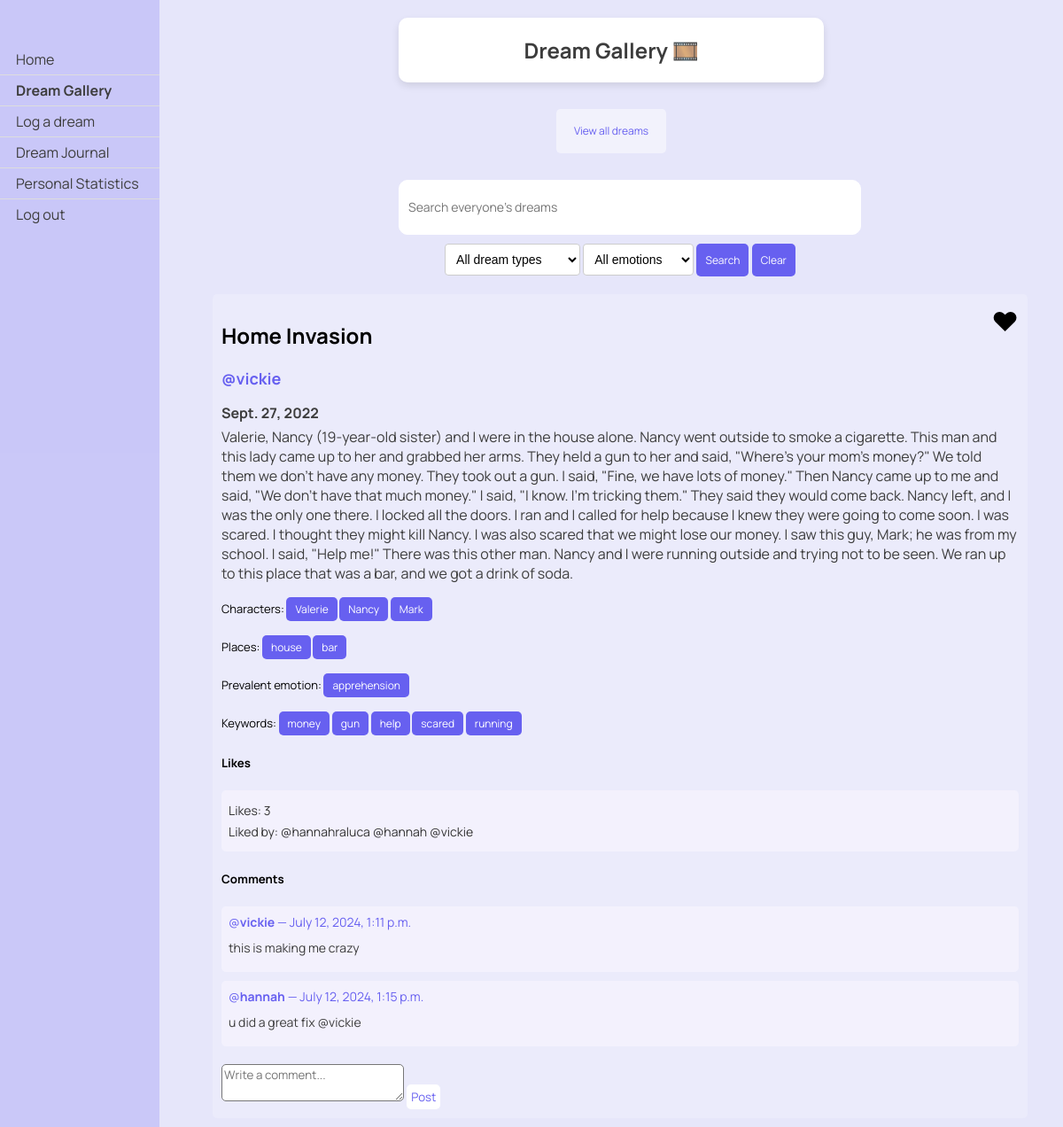
The app's page /dreams/view_liked (signed in), older data.
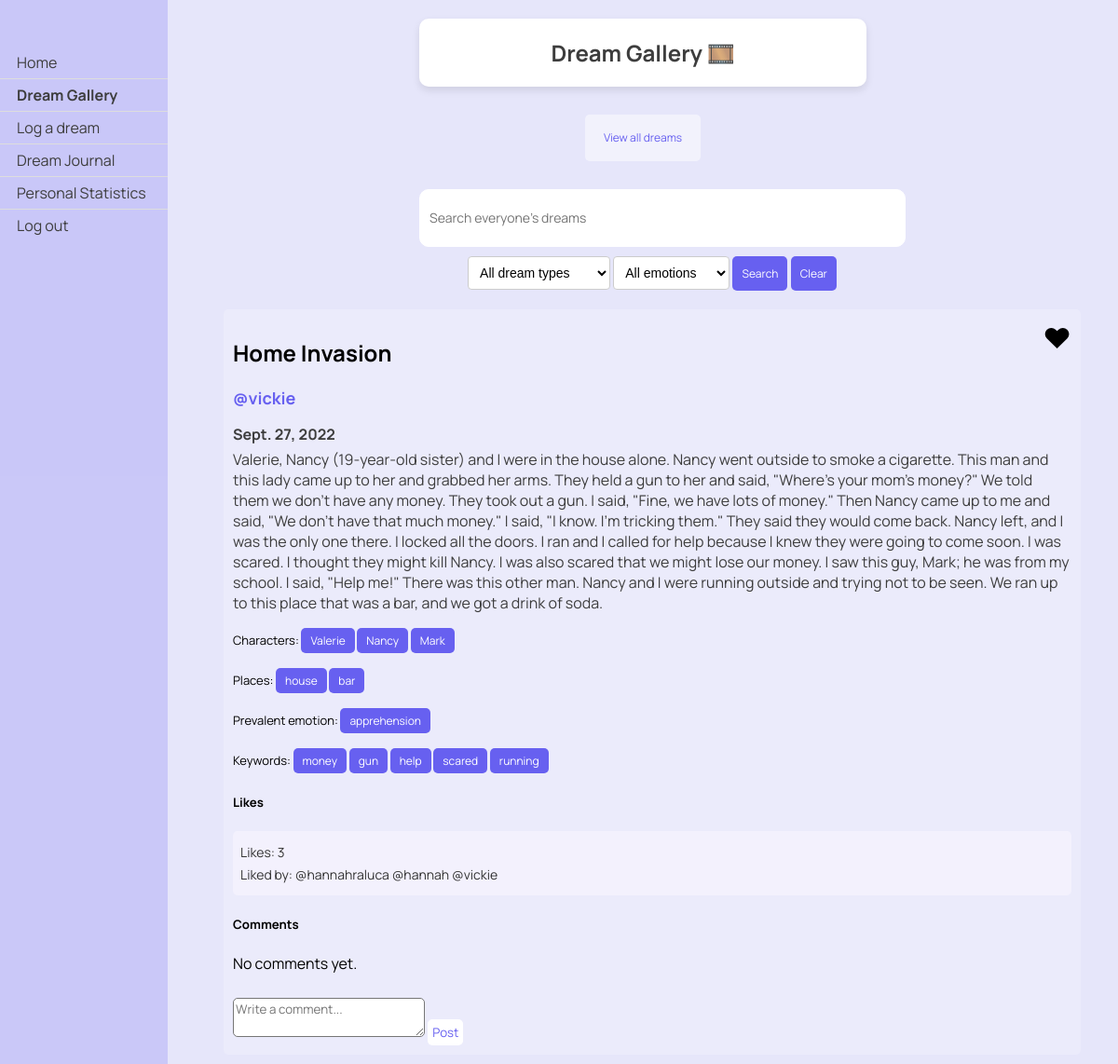
The same page, newer data.
### dreams/models.py (models this page shows, shortened)
class Dream(models.Model):
    classification_options = [
        ('0', 'Nightmare'),
        ('1', 'Mundane Dream'),
        ('2', 'Lucid Dream'),
        ('3', 'Existential Dream'),
    ]
    user = models.ForeignKey(User, on_delete=models.CASCADE)
    date = models.DateField()
    time = models.TimeField(default=timezone.now())
    content = models.TextField()
    shared = models.BooleanField(default=False)
    anon = models.BooleanField(default=False)
    processed = models.BooleanField(default=False)
    is_favorite = models.BooleanField(default=False)
    keywords = models.JSONField(default=list, blank=True)
    classification = models.CharField(max_length=1, choices=classification_options, blank=True, null=True, default='')
    characters = models.JSONField(default=list, blank=True)
    places = models.JSONField(default=list, blank=True)
    emotion = models.CharField(max_length=20, blank=True)
    emotion_options = ['anger', 'apprehension', 'sadness', 'confusion', 'happiness', '']
    optional_titles = models.JSONField(default=list, blank=True)
    title = models.TextField(blank=True)
    User.add_to_class('is_new', models.BooleanField(default=True))
    def likes_count(self):
        return self.likes.count()
    def liked_users(self):
        return [like.user for like in self.likes.all()]

class Comment(models.Model):
    dream = models.ForeignKey(Dream, related_name='comments', on_delete=models.CASCADE)
    author = models.ForeignKey(User, on_delete=models.CASCADE)
    text = models.TextField()
    created_date = models.DateTimeField(auto_now_add=True)

### dreams/views.py (the view)
# urls.py: path('view_liked', views.view_liked, name='view_liked'),
@login_required
def view_liked(request):
    query = request.GET.get('q', '')
    liked_dream_likes = DreamLike.objects.filter(user=request.user)
    liked_dreams = [dream_like.dream for dream_like in liked_dream_likes]
    for dream in liked_dreams:
        dream.is_liked_by_user = True
        dream.likes_count = dream.likes_count
        dream.liked_users = dream.liked_users()
    if query:
        liked_dreams = [dream for dream in liked_dreams if query.lower() in dream.content.lower()]
    context = {
        'dreams': liked_dreams,
        'query': query,
        'is_liked_view': True,
    }
    return render(request, 'dreams/gallery.html', context)

### dreams/templatetags/highlight.py (called while the page is built)
@register.filter(name='highlight')
def highlight(text, search):
    pattern = re.compile(re.escape(search), re.IGNORECASE)
    highlighted_text = pattern.sub(f'<span class="highlight">{search}</span>', text)
    return highlighted_text

### dreams/templates/dreams/gallery.html (shortened to what this page needs)
{% load static %}
{% load highlight %}
<!DOCTYPE html>
<html>
<head>
    <link rel="stylesheet" type="text/css" href="{% static 'css/styles.css' %}">
</head>
<body>
    <div class="header">
        <h2>Dream Gallery 🎞️</h2>
    </div>
    <div class="sidenav">
        <a href="/">Home</a>
        <a href="{% url 'dreams:gallery' %}"><b>Dream Gallery</b></a>
        <a href="{% url 'dreams:log_dream' %}">Log a dream</a>
        <a href="{% url 'dreams:dream_journal' %}">Dream Journal</a>
        <a href="{% url 'dreams:personal_statistics' %}">Personal Statistics</a>
        <a href="{% url 'logout' %}">Log out</a>
    </div>
    <div class="button-container">
        <div>
            {% if is_liked_view %}
                <a href="{% url 'dreams:gallery' %}" class="button">View all dreams</a>
            {% else %}
                <a href="{% url 'dreams:view_liked' %}" class="button">View liked dreams</a>
            {% endif %}
        </div>
    </div>
    <div class="container">
        <form class="search-form" method="get" action="{% url 'dreams:gallery' %}">
            <input id="searchInput" type="text" name="q" placeholder="Search everyone's dreams" value="{{ query }}">
            <select id="classification" name="classification">
                <option value="">All dream types</option>
            </select>
            <select id="emotion" name="emotion">
                <option value="">All emotions</option>
            </select>
            <button type="submit">Search</button>
            <button type="button" onclick="clearSearch()">Clear</button>
        </form>
    </div>
    <div class="dreams">
        {% if dreams %}
            {% for dream in dreams|dictsortreversed:"date" %}
                {% if dream.shared %}
                    {% if not query or query|lower in dream.content|lower %}
                        <div class="dream">
                            {% if dream.title %}
                            <h2 class="dream-title">{{ dream.title }}</h2>
                            {% endif %}
                            {% if not dream.anon %}
                                <h2 class="dream-user">@{{ dream.user }}</h2>
                            {% endif %}
                            <h3 class="dream-date">{{ dream.date }}</h3>
                            <p class="dream-content">
                                {% autoescape off %}
                                {{ dream.content|safe|highlight:query }}
                                {% endautoescape %}
                            </p>
                            <p class="class-form">
                                {% if dream.characters %}
                                    Characters:
                                    {% for character in dream.characters %}
                                        <form class="class-form" method="get" action="{% url 'dreams:gallery' %}">
                                            <button type="submit">{{ character }}</button>
                                        </form>
                                    {% endfor %}
                                {% endif %}
                            </p>
                            <p class="class-form">
                                {% if dream.places %}
                                    Places:
                                    {% for place in dream.places %}
                                        <form class="class-form" method="get" action="{% url 'dreams:gallery' %}">
                                            <button type="submit">{{ place }}</button>
                                        </form>
                                    {% endfor %}
                                {% endif %}
                            </p>
                            <p class="class-form">
                                {% if dream.emotion %}
                                    Prevalent emotion:
                                    <form class="class-form" method="get" action="{% url 'dreams:gallery' %}">
                                        <button type="submit">{{ dream.emotion }}</button>
                                    </form>
                                {% endif %}
                            </p>
                            <p class="keyword-form">
                                {%if dream.keywords%}
                                Keywords:
                                {%endif%}
                                {% for keyword in dream.keywords %}
                                    <form class="keyword-form" method="get" action="{% url 'dreams:gallery' %}">
                                        <button type="submit">{{ keyword }}</button>
                                    </form>
                                {% endfor %}
                            </p>
                            <h5>Likes</h5>
                            <div class="like-info">
                                <p>Likes: {{ dream.likes_count }}</p>
                                <p>Liked by:
                                    {% for user in dream.liked_users %}
                                        @{{ user.username }}
                                    {% endfor %}
                                </p>
                            </div>
                            <div class="menu">
                                <span class="icon">
                                    {% if dream.is_liked_by_user %}
                                        ♥
                                    {% else %}
                                        ♡
                                    {% endif %}
                                </span>
                            </div>
                            <div>
                                <h5>Comments</h5>
                                <div class="comment-section">
                                    {% for comment in dream.comments.all %}
                                        <div class="comment">
                                            <p>@<b>{{ comment.author }}</b> — {{ comment.created_date }} </p>
                                            <div class="comment-text">
                                                {{ comment.text }}
                                            </div>
                                        </div>
                                    {% empty %}
                                        <p>No comments yet.</p>
                                    {% endfor %}
                                </div>
                                <form method="post" action="{% url 'dreams:add_comment' dream.id %}">
                                    <textarea id="comment" name="comment" rows="2" placeholder="Write a comment..." style="font-family: Manrope; width: 200px; margin-top:10px; border-radius: 5px;" required></textarea>
                                    <button type="submit" style="font-size: smaller; padding: 5px; width: auto; height: auto;">Post</button>
                                </form>
                            </div>
                        </div>
                    {% endif %}
                {% endif %}
            {% endfor %}
        {% else %}
            <p>No liked dreams found.</p>
        {% endif %}
    </div>
</body>
</html>

### static/css/styles.css (style rules this page uses)
body { font-family: 'Manrope', -apple-system, BlinkMacSystemFont, "Segoe UI", Roboto, Oxygen-Sans, Ubuntu, Cantarell, "Helvetica Neue", sans-serif; margin: 0; padding: 0; background-color: #E6E6FA; }
.button, button { font-family: 'Manrope', sans-serif; background-color: white; color: rgba(103, 96, 240); text-decoration: none; padding: 10px 20px; border: none; border-radius: 5px; font-size: 18px; cursor: pointer; width: 200px; height: 50px; display: inline-flex; align-items: center; justify-content: center; transition: background-color 0.3s, color 0.3s; }

### dreams/templates/dreams/gallery.html (style rules this page uses)
body, html { margin: 0; padding: 0; width: 100%; height: 100%; font-family: 'Manrope', -apple-system, BlinkMacSystemFont, "Segoe UI", Roboto, Oxygen-Sans, Ubuntu, Cantarell, "Helvetica Neue", sans-serif; display: flex; flex-direction: column; justify-content: space-between; align-items: center; }
.header { background: #FFFFFF; color: #3D3D3D; border-radius: 10px; box-shadow: 0 4px 8px rgba(0, 0, 0, 0.1); width: 40%; text-align: center; margin-top: 20px; margin-left: 180px; z-index: 2; position: relative; }
.sidenav { height: 100%; width: 180px; position: fixed; z-index: 1; top: 0; left: 0; background-color: rgba(103, 96, 240, 0.224); overflow-x: hidden; padding-top: 50px; }
.sidenav a { padding: 6px 8px 6px 18px; text-decoration: none; font-size: 16px; color: #3D3D3D; display: block; border-bottom: 1px solid #ddd; }
.sidenav a:last-child { border-bottom: none; }
.container { display: flex; flex-direction: column; align-items: center; justify-content: flex-start; width: calc(100% - 200px); margin-left: 200px; margin-top: 30px; z-index: 1; max-width: 1200px; margin-left: 180px; margin: 0 auto; }
.search-form { text-align: center; width: 50%; margin-left: 200px; }
.search-form input[type="text"] { width: 100%; padding: 10px; font-size: 14px; border: 1px solid #ffffff; border-radius: 10px; height: 40px; margin-bottom: 10px; background-color: #ffffff; font-family: 'Manrope', sans-serif; }
.search-form button { padding: 10px 10px; font-size: 12px; width: auto; height: auto; cursor: pointer; background-color: rgba(103, 96, 240); color: white; border: none; border-radius: 5px; transition: background-color 0.3s; margin-bottom: 20px; font-family: 'Manrope', sans-serif; }
.keyword-form, .class-form { margin-bottom: 20px; text-align: center; width: 50%; font-size: 13px; display: inline; margin: 0 auto; }
.keyword-form button, .class-form button { padding: 5px 10px; width: auto; height: auto; font-size: 12px; cursor: pointer; background-color: rgba(103, 96, 240); color: white; border: none; border-radius: 5px; transition: background-color 0.3s; gap: 10px; font-family: 'Manrope', sans-serif; }
.dreams { width: 100%; max-width: 900px; margin-left: 180px; }
.dream { margin-bottom: 10px; padding: 10px; border-radius: 5px; background-color: rgba(255, 255, 255, 0.2); position: relative; width: 100%; }
.dream-date { font-size: 16px; font-weight: bold; margin-bottom: 5px; color: #3D3D3D; }
.dream-user { font-size: 18px; font-weight: bold; margin-bottom: 5px; color: rgba(103, 96, 240); }
.dream-content { font-size: 16px; margin-top: 5px; color: #3D3D3D; }
.menu { position: absolute; top: 10px; right: 10px; cursor: pointer; user-select: none; }
.menu .icon { font-size: 30px; font-weight: bold; }
.button { padding: 8px, 12px; width: auto; height: 30px; border: none; border-radius: 5px; background-color: rgba(255, 255, 255, 0.5); font-size: 12px; cursor: pointer; text-decoration: none; transition: background-color 0.3s; font-family: inherit; margin-left: 180px; margin-top: 30px; margin-bottom: 30px; letter-spacing: inherit; }
.like-info { margin-top: 10px; padding: 8px; background-color: #fcf9ff72; border-radius: 5px; }
.like-info p { margin: 5px 0; font-size: 14px; color: #333; }
#classification option { padding: 8px; font-size: 14px; color: rgba(103, 96, 240); }
#classification { padding: 8px; font-size: 14px; border: 1px solid #ccc; border-radius: 4px; background-color: white; color: black, cursor: pointer; }
#emotion option { padding: 8px; font-size: 14px; background-color: white; color: rgba(103, 96, 240); }
#emotion { padding: 8px; font-size: 14px; border: 1px solid #ccc; border-radius: 4px; background-color: white; cursor: pointer; }

Row changes from the older to the newer data that the page shows:
removed Comment: author "vickie", created_date "July 12, 2024, 1:11 p.m.", text "this is making me crazy"
removed Comment: author "hannah", created_date "July 12, 2024, 1:15 p.m.", text "u did a great fix @vickie"
shown differently, row unchanged: Dream "Home Invasion": now shows "No comments yet."
